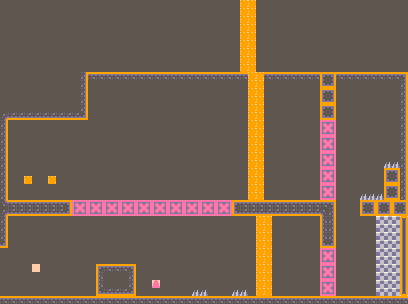

The image is a tile-based game level rendered from a .tmx file. Its description and source (layers, tilesets, objects; grid data summarised) follow:
An orthogonal 51x38 tile map with 8x8 px tiles, 4 tile layers (tiles, collide, spawns, waterfall).

<map version="1.10" tiledversion="1.11.2" orientation="orthogonal" renderorder="right-down" width="51" height="38" tilewidth="8" tileheight="8" infinite="0" nextlayerid="7" nextobjectid="5">
 <tileset firstgid="1" source="sample-sheet.tsx" />
 <layer id="1" name="tiles" width="51" height="38">
  <data>[1938 cells, 1911 non-empty, 9 distinct tile ids]</data>
 </layer>
 <layer id="2" name="collide" width="51" height="38">
  <data>[1938 cells, 282 non-empty, 19 distinct tile ids]</data>
 </layer>
 <layer id="3" name="spawns" width="51" height="38">
  <data>[1938 cells, 5 non-empty, 4 distinct tile ids]</data>
 </layer>
 <layer id="4" name="waterfall" width="51" height="38">
  <data>[1938 cells, 78 non-empty, 5 distinct tile ids]</data>
 </layer>
 <objectgroup id="6" name="ui" />
</map>
